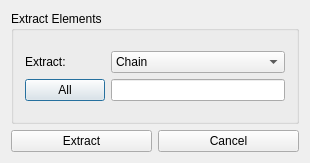
<?xml version="1.0" encoding="UTF-8"?>
<ui version="4.0">
 <class>dlg_extract</class>
 <widget class="QDialog" name="dlg_extract">
  <property name="geometry">
   <rect>
    <x>0</x>
    <y>0</y>
    <width>310</width>
    <height>163</height>
   </rect>
  </property>
  <property name="sizePolicy">
   <sizepolicy hsizetype="Expanding" vsizetype="Expanding">
    <horstretch>0</horstretch>
    <verstretch>0</verstretch>
   </sizepolicy>
  </property>
  <property name="windowTitle">
   <string>Extract from PDB</string>
  </property>
  <layout class="QGridLayout" name="gridLayout_2">
   <item row="0" column="0">
    <widget class="QGroupBox" name="groupBox">
     <property name="title">
      <string>Extract Elements</string>
     </property>
     <layout class="QGridLayout" name="gridLayout">
      <item row="0" column="0">
       <layout class="QVBoxLayout" name="verticalLayout_2">
        <item>
         <widget class="QLabel" name="textLabel1">
          <property name="maximumSize">
           <size>
            <width>60</width>
            <height>32767</height>
           </size>
          </property>
          <property name="text">
           <string>Extract:</string>
          </property>
          <property name="wordWrap">
           <bool>false</bool>
          </property>
         </widget>
        </item>
        <item>
         <widget class="QPushButton" name="m_pFillRange">
          <property name="text">
           <string>All</string>
          </property>
         </widget>
        </item>
       </layout>
      </item>
      <item row="0" column="1">
       <layout class="QVBoxLayout" name="verticalLayout">
        <item>
         <widget class="QComboBox" name="m_pMethod">
          <property name="currentIndex">
           <number>0</number>
          </property>
          <item>
           <property name="text">
            <string>Chain</string>
           </property>
          </item>
          <item>
           <property name="text">
            <string>Model</string>
           </property>
          </item>
          <item>
           <property name="text">
            <string>Frame</string>
           </property>
          </item>
          <item>
           <property name="text">
            <string>Carbon Alpha</string>
           </property>
          </item>
          <item>
           <property name="text">
            <string>Backbone</string>
           </property>
          </item>
          <item>
           <property name="text">
            <string>Secondary Structure</string>
           </property>
          </item>
         </widget>
        </item>
        <item>
         <widget class="QLineEdit" name="m_pExtractRangeLE">
          <property name="toolTip">
           <string>Input a comma separated range to extract from, i.e 1-3,A-B,9,K</string>
          </property>
         </widget>
        </item>
       </layout>
      </item>
     </layout>
    </widget>
   </item>
   <item row="1" column="0">
    <layout class="QHBoxLayout" name="horizontalLayout">
     <item>
      <widget class="QPushButton" name="m_pExtract">
       <property name="text">
        <string>Extract</string>
       </property>
      </widget>
     </item>
     <item>
      <widget class="QPushButton" name="m_pCancel">
       <property name="text">
        <string>Cancel</string>
       </property>
      </widget>
     </item>
    </layout>
   </item>
  </layout>
 </widget>
 <layoutdefault spacing="6" margin="11"/>
 <pixmapfunction>qPixmapFromMimeSource</pixmapfunction>
 <tabstops>
  <tabstop>m_pExtract</tabstop>
  <tabstop>m_pMethod</tabstop>
  <tabstop>m_pExtractRangeLE</tabstop>
  <tabstop>m_pFillRange</tabstop>
  <tabstop>m_pCancel</tabstop>
 </tabstops>
 <resources/>
 <connections/>
</ui>
